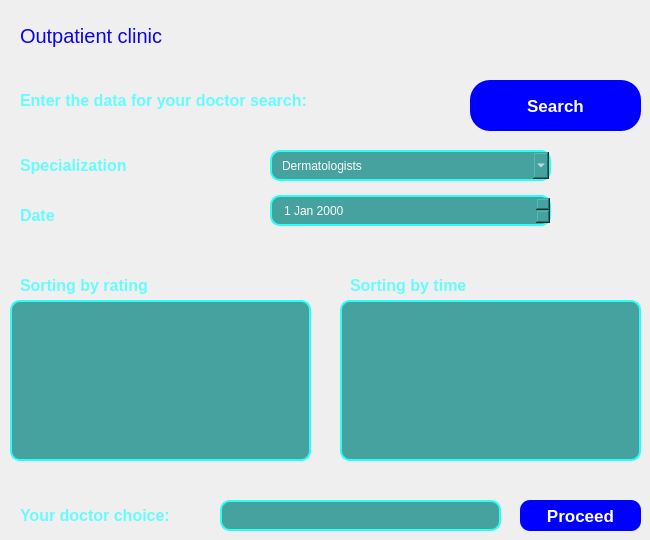
    <widget class="QWidget" name="OutPatient_search">
     <widget class="QLabel" name="label_37">
      <property name="geometry">
       <rect>
        <x>20</x>
        <y>200</y>
        <width>131</width>
        <height>30</height>
       </rect>
      </property>
      <property name="font">
       <font>
        <pointsize>12</pointsize>
        <bold>true</bold>
       </font>
      </property>
      <property name="styleSheet">
       <string notr="true">color: rgb(102, 252, 255);</string>
      </property>
      <property name="text">
       <string>Date</string>
      </property>
     </widget>
     <widget class="QLabel" name="label_38">
      <property name="geometry">
       <rect>
        <x>20</x>
        <y>150</y>
        <width>161</width>
        <height>30</height>
       </rect>
      </property>
      <property name="font">
       <font>
        <pointsize>12</pointsize>
        <bold>true</bold>
       </font>
      </property>
      <property name="styleSheet">
       <string notr="true">color: rgb(102, 252, 255);</string>
      </property>
      <property name="text">
       <string>Specialization</string>
      </property>
     </widget>
     <widget class="QLabel" name="label_40">
      <property name="geometry">
       <rect>
        <x>20</x>
        <y>20</y>
        <width>201</width>
        <height>31</height>
       </rect>
      </property>
      <property name="font">
       <font>
        <pointsize>15</pointsize>
       </font>
      </property>
      <property name="styleSheet">
       <string notr="true">color: rgb(12, 5, 231);</string>
      </property>
      <property name="text">
       <string>Outpatient clinic</string>
      </property>
     </widget>
     <widget class="QDateEdit" name="dateEdit">
      <property name="geometry">
       <rect>
        <x>270</x>
        <y>195</y>
        <width>281</width>
        <height>31</height>
       </rect>
      </property>
      <property name="styleSheet">
       <string notr="true">
color: rgb(255, 255, 255);
border: 2px solid;
border-color: rgb(42, 255, 248);
background-color: rgb(69, 162, 158);
border-radius: 10px;
padding-left: 10px;
font: 11pt &quot;Segoe UI&quot;;
</string>
      </property>
     </widget>
     <widget class="QLabel" name="label_41">
      <property name="geometry">
       <rect>
        <x>20</x>
        <y>80</y>
        <width>381</width>
        <height>41</height>
       </rect>
      </property>
      <property name="font">
       <font>
        <pointsize>12</pointsize>
        <bold>true</bold>
       </font>
      </property>
      <property name="styleSheet">
       <string notr="true">color: rgb(102, 252, 255);</string>
      </property>
      <property name="text">
       <string>Enter the data for your doctor search:</string>
      </property>
     </widget>
     <widget class="QComboBox" name="specialization">
      <property name="geometry">
       <rect>
        <x>270</x>
        <y>150</y>
        <width>281</width>
        <height>31</height>
       </rect>
      </property>
      <property name="styleSheet">
       <string notr="true">

color: rgb(255, 255, 255);
border: 2px solid;
border-color: rgb(42, 255, 248);
background-color: rgb(69, 162, 158);
border-radius: 10px;
padding-left: 10px;
font: 11pt &quot;Segoe UI&quot;;
</string>
      </property>
      <item>
       <property name="text">
        <string>Dermatologists</string>
       </property>
      </item>
      <item>
       <property name="text">
        <string>Surgery</string>
       </property>
      </item>
      <item>
       <property name="text">
        <string>Neurology</string>
       </property>
      </item>
      <item>
       <property name="text">
        <string>Cardiology</string>
       </property>
      </item>
      <item>
       <property name="text">
        <string>Therapy</string>
       </property>
      </item>
      <item>
       <property name="text">
        <string>Dentistry</string>
       </property>
      </item>
      <item>
       <property name="text">
        <string>Ophthalmology</string>
       </property>
      </item>
      <item>
       <property name="text">
        <string>pulmonology</string>
       </property>
      </item>
      <item>
       <property name="text">
        <string>Otolaryngology</string>
       </property>
      </item>
     </widget>
     <widget class="QPushButton" name="search_outclinic">
      <property name="geometry">
       <rect>
        <x>470</x>
        <y>80</y>
        <width>171</width>
        <height>51</height>
       </rect>
      </property>
      <property name="font">
       <font>
        <pointsize>13</pointsize>
        <italic>false</italic>
        <bold>true</bold>
       </font>
      </property>
      <property name="styleSheet">
       <string notr="true">QPushButton
{
color: rgb(255, 255, 255);
background-color: rgb(0, 0, 255);
font: 700 13pt &quot;Segoe UI&quot;;
border-radius: 20px;
}</string>
      </property>
      <property name="text">
       <string>Search</string>
      </property>
     </widget>
     <widget class="QLabel" name="label_42">
      <property name="geometry">
       <rect>
        <x>20</x>
        <y>500</y>
        <width>191</width>
        <height>30</height>
       </rect>
      </property>
      <property name="font">
       <font>
        <pointsize>12</pointsize>
        <bold>true</bold>
       </font>
      </property>
      <property name="styleSheet">
       <string notr="true">color: rgb(102, 252, 255);</string>
      </property>
      <property name="text">
       <string>Your doctor choice:</string>
      </property>
     </widget>
     <widget class="QLineEdit" name="doc_choice">
      <property name="geometry">
       <rect>
        <x>220</x>
        <y>500</y>
        <width>281</width>
        <height>31</height>
       </rect>
      </property>
      <property name="sizePolicy">
       <sizepolicy hsizetype="Expanding" vsizetype="Fixed">
        <horstretch>0</horstretch>
        <verstretch>0</verstretch>
       </sizepolicy>
      </property>
      <property name="font">
       <font>
        <pointsize>11</pointsize>
        <italic>false</italic>
        <bold>false</bold>
       </font>
      </property>
      <property name="styleSheet">
       <string notr="true">QLineEdit
{
color: rgb(255, 255, 255);
border: 2px solid;
border-color: rgb(42, 255, 248);
background-color: rgb(69, 162, 158);
border-radius: 10px;
padding-left: 10px;
font: 11pt &quot;Segoe UI&quot;;
}</string>
      </property>
      <property name="text">
       <string/>
      </property>
     </widget>
     <widget class="QPushButton" name="proceed">
      <property name="geometry">
       <rect>
        <x>520</x>
        <y>500</y>
        <width>121</width>
        <height>31</height>
       </rect>
      </property>
      <property name="font">
       <font>
        <pointsize>13</pointsize>
        <italic>false</italic>
        <bold>true</bold>
       </font>
      </property>
      <property name="styleSheet">
       <string notr="true">QPushButton
{
color: rgb(255, 255, 255);
background-color: rgb(0, 0, 255);
font: 700 13pt &quot;Segoe UI&quot;;
border-radius: 10px;
}</string>
      </property>
      <property name="text">
       <string>Proceed</string>
      </property>
     </widget>
     <widget class="QLabel" name="not_found">
      <property name="geometry">
       <rect>
        <x>220</x>
        <y>470</y>
        <width>271</width>
        <height>20</height>
       </rect>
      </property>
      <property name="styleSheet">
       <string notr="true">color:rgb(75, 252, 255)</string>
      </property>
      <property name="text">
       <string/>
      </property>
     </widget>
     <widget class="QLabel" name="label_39">
      <property name="geometry">
       <rect>
        <x>20</x>
        <y>270</y>
        <width>221</width>
        <height>30</height>
       </rect>
      </property>
      <property name="font">
       <font>
        <pointsize>12</pointsize>
        <bold>true</bold>
       </font>
      </property>
      <property name="styleSheet">
       <string notr="true">color: rgb(102, 252, 255);</string>
      </property>
      <property name="text">
       <string>Sorting by rating</string>
      </property>
     </widget>
     <widget class="QLabel" name="label_55">
      <property name="geometry">
       <rect>
        <x>350</x>
        <y>270</y>
        <width>201</width>
        <height>30</height>
       </rect>
      </property>
      <property name="font">
       <font>
        <pointsize>12</pointsize>
        <bold>true</bold>
       </font>
      </property>
      <property name="styleSheet">
       <string notr="true">color: rgb(102, 252, 255);</string>
      </property>
      <property name="text">
       <string>Sorting by time</string>
      </property>
     </widget>
     <widget class="QTextEdit" name="doc_list">
      <property name="geometry">
       <rect>
        <x>10</x>
        <y>300</y>
        <width>301</width>
        <height>161</height>
       </rect>
      </property>
      <property name="styleSheet">
       <string notr="true">
color: rgb(255, 255, 255);
border: 2px solid;
border-color: rgb(42, 255, 248);
background-color: rgb(69, 162, 158);
border-radius: 10px;
padding-left: 10px;
font: 11pt &quot;Segoe UI&quot;;
</string>
      </property>
     </widget>
     <widget class="QTextEdit" name="doc_list2">
      <property name="geometry">
       <rect>
        <x>340</x>
        <y>300</y>
        <width>301</width>
        <height>161</height>
       </rect>
      </property>
      <property name="styleSheet">
       <string notr="true">
color: rgb(255, 255, 255);
border: 2px solid;
border-color: rgb(42, 255, 248);
background-color: rgb(69, 162, 158);
border-radius: 10px;
padding-left: 10px;
font: 11pt &quot;Segoe UI&quot;;
</string>
      </property>
     </widget>
    </widget>
